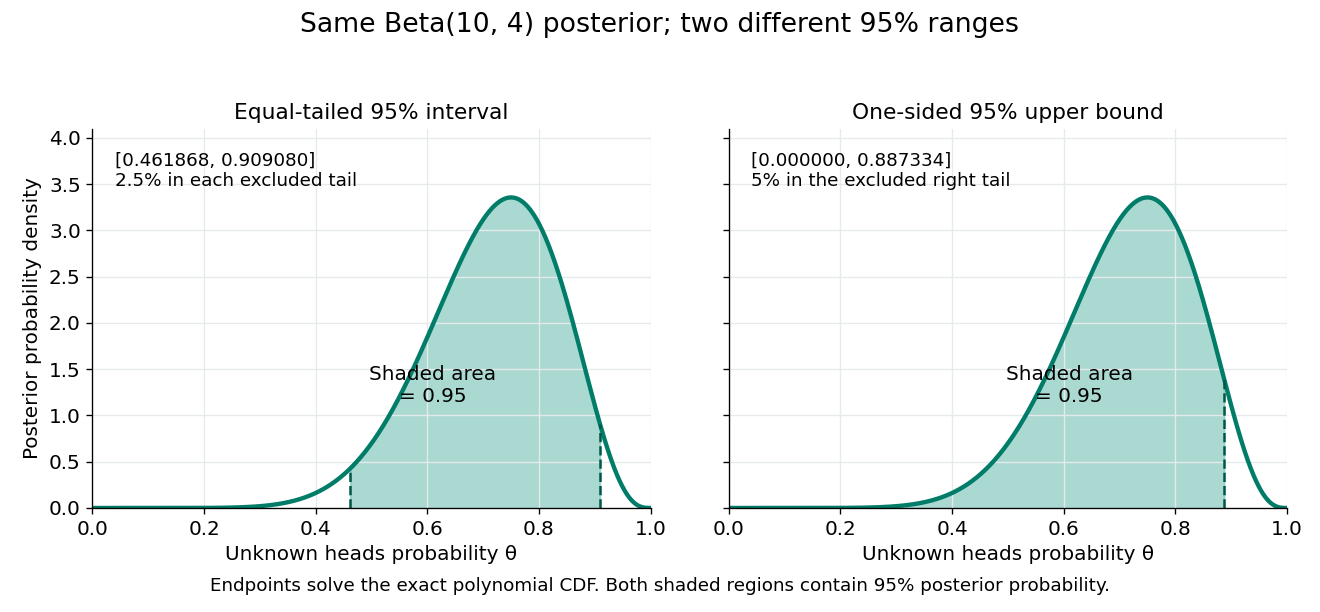

This figure's Python source:
"""Plot two exact-CDF beta credible intervals; tested with Python 3.14.4.

Only NumPy, Matplotlib, and the standard library are required. The CDF is
the analytically integrated polynomial density, evaluated in a positive
Bernstein basis to avoid cancellation near one. Quantiles use bisection,
not SciPy or integration of a sampled plot. Output is written to cwd.
"""

from math import comb, fsum
from pathlib import Path

import matplotlib.pyplot as plt
import numpy as np


def posterior_density(theta):
    return 2860 * theta**9 * (1 - theta)**3


def posterior_cdf(theta):
    """CDF of Beta(10,4), equal to 286t^10-780t^11+715t^12-220t^13.

    The binomial-tail polynomial has derivative 2860t^9(1-t)^3
    and is zero at t=0, so it is the same antiderivative.
    """
    if not 0 <= theta <= 1:
        raise ValueError("theta must lie in [0, 1]")
    return fsum(comb(13, j) * theta**j * (1 - theta)**(13 - j)
                for j in range(10, 14))


def posterior_quantile(probability):
    """Invert the exact polynomial CDF by 60 bisection steps."""
    if not 0 <= probability <= 1:
        raise ValueError("probability must lie in [0, 1]")
    if probability in (0, 1):
        return float(probability)
    low, high = 0.0, 1.0
    for _ in range(60):
        middle = (low + high) / 2
        if posterior_cdf(middle) < probability:
            low = middle
        else:
            high = middle
    return (low + high) / 2


def main():
    plt.rcParams.update({"font.size": 12, "axes.titlesize": 13})
    lower = posterior_quantile(0.025)
    upper = posterior_quantile(0.975)
    one_sided = posterior_quantile(0.95)
    theta = np.linspace(0, 1, 2001)
    fig, axes = plt.subplots(1, 2, figsize=(11, 5.1), dpi=120,
                             facecolor="white", sharey=True)
    intervals = [(lower, upper, "Equal-tailed 95% interval",
                  "2.5% in each excluded tail"),
                 (0, one_sided, "One-sided 95% upper bound",
                  "5% in the excluded right tail")]
    for ax, (left, right, title, tail_note) in zip(axes, intervals):
        ax.plot(theta, posterior_density(theta), color="#007c68", lw=2.6)
        inside = np.linspace(left, right, 1001)
        ax.fill_between(inside, posterior_density(inside),
                        color="#56b4a4", alpha=0.5)
        for endpoint in (left, right):
            ax.vlines(endpoint, 0, posterior_density(endpoint),
                      color="#005848", linestyle="--", lw=1.5)
        ax.text(0.04, 0.94, f"[{left:.6f}, {right:.6f}]\n{tail_note}",
                transform=ax.transAxes, fontsize=11, va="top")
        ax.text(0.61, 1.15, "Shaded area\n= 0.95", fontsize=12, ha="center")
        ax.set(xlim=(0, 1), ylim=(0, 4.1), title=title,
               xlabel="Unknown heads probability θ")
        ax.grid(color="#e6eaed")
        ax.spines[["top", "right"]].set_visible(False)
    axes[0].set_ylabel("Posterior probability density")
    fig.suptitle("Same Beta(10, 4) posterior; two different 95% ranges", fontsize=16)
    fig.text(0.5, 0.035,
             "Endpoints solve the exact polynomial CDF. "
             "Both shaded regions contain 95% posterior probability.",
             ha="center", fontsize=11)
    fig.subplots_adjust(left=0.07, right=0.975, bottom=0.17,
                        top=0.79, wspace=0.14)
    fig.savefig(Path.cwd() / Path(__file__).with_suffix(".png").name,
                facecolor="white", transparent=False)
    plt.close(fig)
    print(f"Equal-tailed: [{lower:.12f}, {upper:.12f}], "
          f"mass={posterior_cdf(upper) - posterior_cdf(lower):.15f}")
    print(f"One-sided: [0, {one_sided:.12f}], "
          f"mass={posterior_cdf(one_sided):.15f}")


if __name__ == "__main__":
    main()
